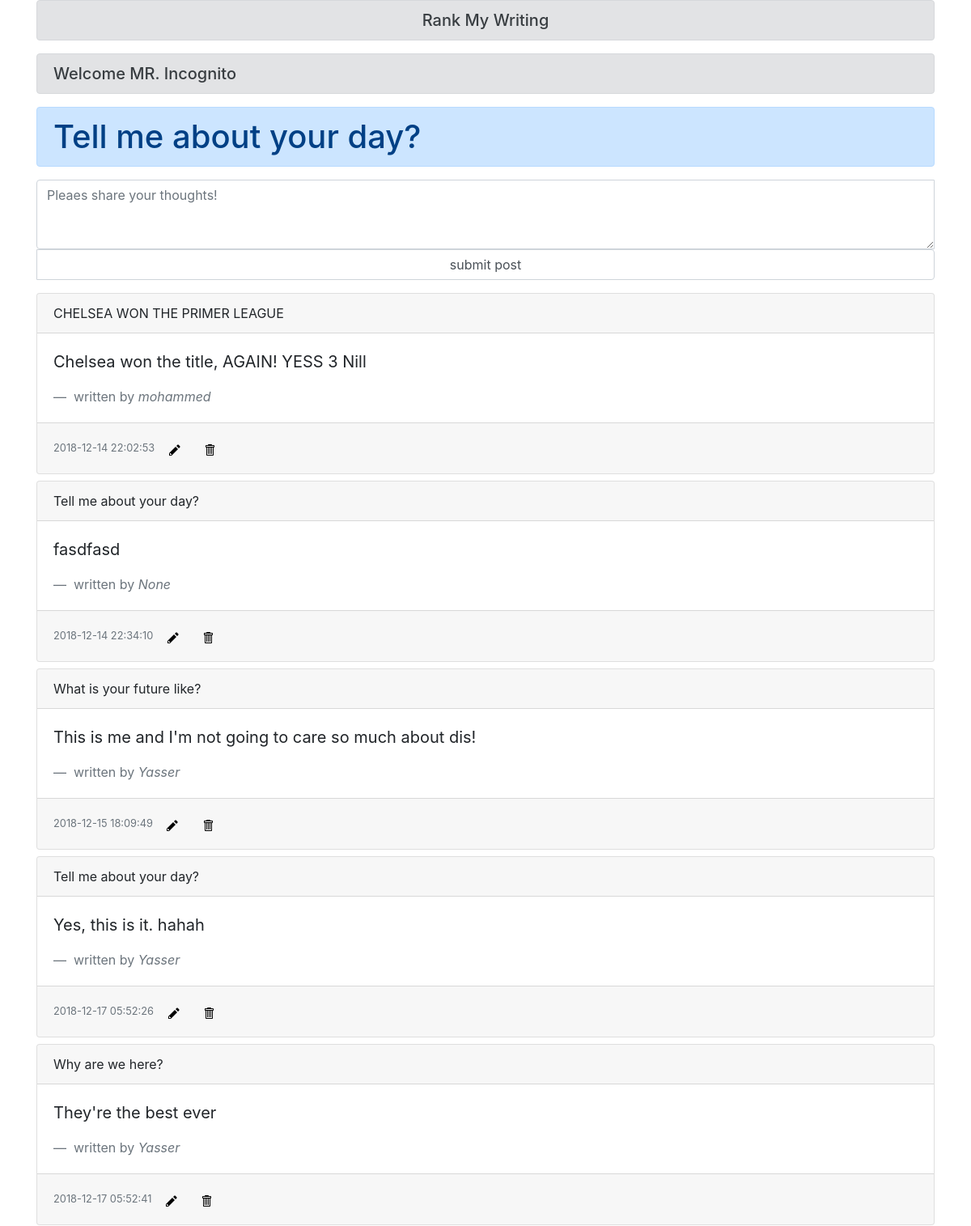
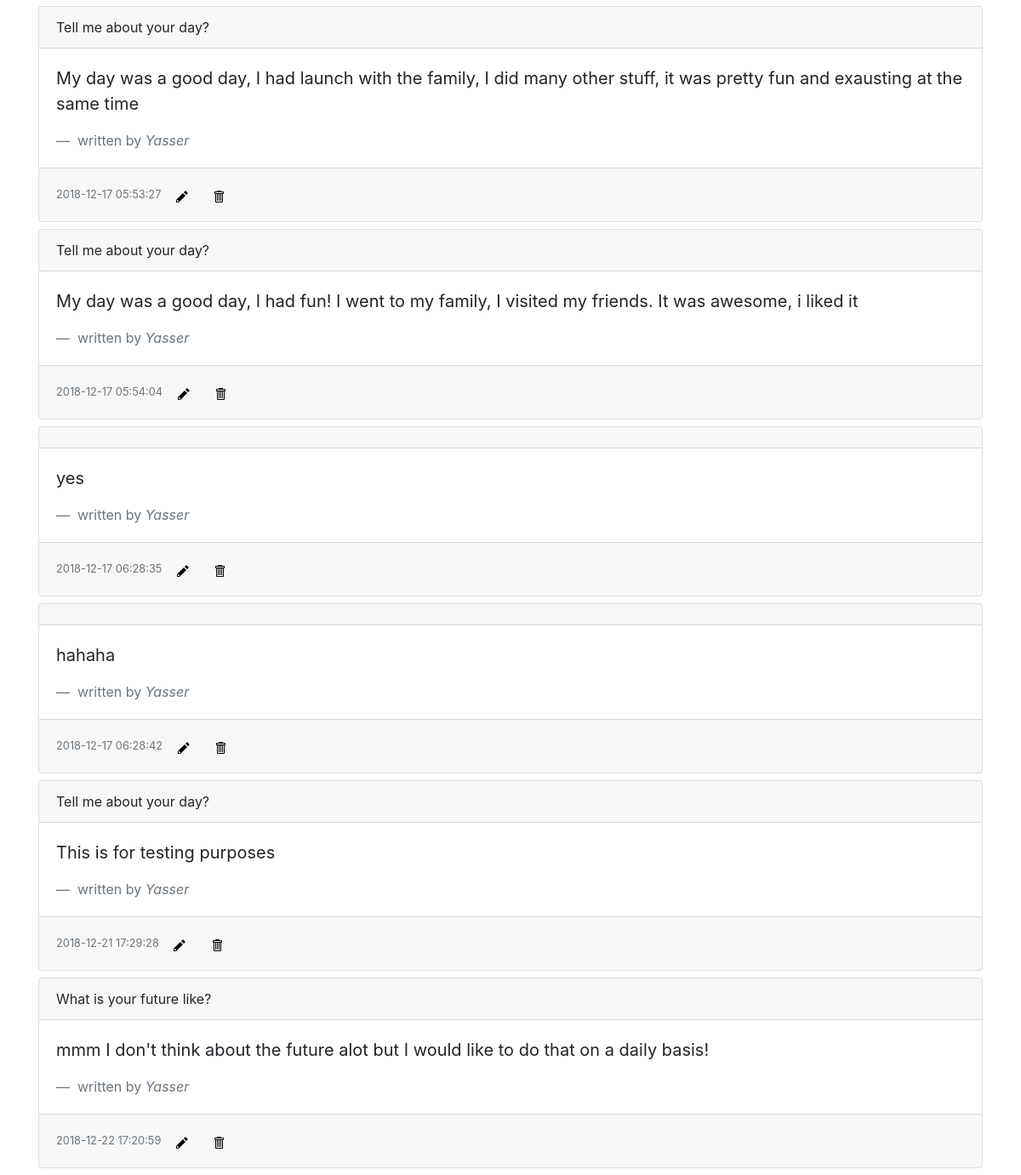
Screenshot of /blogs with the database file from the repository (2 pictures, top to bottom).
### database_setup.py (models this page shows, shortened)
class Post(Base):
    __tablename__ = 'post'
    id = Column(Integer, primary_key=True)
    uid = Column(Integer, ForeignKey('user.id'))
    title = Column(String(250), nullable=False)
    content = Column(String(5000), nullable=False)
    type = Column(String(30))
    status = Column(String(30))
    time_created = Column(DateTime(timezone=True), server_default=func.now())
    time_updated = Column(DateTime(timezone=True), onupdate=func.now())
    user = relationship(User)

### application.py (the view)
@app.route('/')
@app.route('/blogs')
def main():
    log('200')
    posts = None
    try:
        posts = session.execute(
            'select post.title,post.time_created,post.content, post.id, user.name from post inner join user on post.uid=user.id left join post_likes on post_likes.pid = post.id').fetchall()
    except Exception:
        pass
    username = 'Incognito'
    if 'username' in login_session:
        username = login_session['username']
        email = login_session['email']
    return render_template('index.html', posts=posts, username=username, question_of_the_day=choice(QUESTION_OF_THE_DAY))

### application.py (called while the page is built)
def log(response):
    ip = request.remote_addr
    url = request.url
    response = response
    new_log = Log(ip=ip, url=url, response=response)
    session.add(new_log)
    try:
        session.commit()
    except:
        session.rollback()
        raise

### templates/index.html (shortened to what this page needs)
<!DOCTYPE html>
<html>
  <head>
<link rel="stylesheet" href="https://stackpath.bootstrapcdn.com/bootstrap/4.1.3/css/bootstrap.min.css">
  </head>
  <body>
  <div class="container">
      <h5 class="alert alert-secondary text-center">Rank My Writing </h5>
      <h5 class="alert alert-secondary"> Welcome MR. {{username}} </h5>
      <h1 class="alert alert-primary"> {{question_of_the_day}} </h3>
      <form method="post" action="/blog/new" class="input-group mb-3">
      <textarea name='content' rows=3 style="width:100%" class="form-control" placeholder="Pleaes share your thoughts!"></textarea>
      <button type="submit" class="form-control"> submit post </button>
      </form>
  {% for post in posts %}
      <div class="card my-2">
  <div class="card-header">
  {{post.title}}
  </div>
  <div class="card-body" onclick="location.href='/{{post.id}}'; ;" style="cursor: pointer;">
    <blockquote class="blockquote mb-0">
      <p>{{post.content}}</p>
      <footer class="blockquote-footer"> written by <cite title="Source Title">{{post.name}}</cite></footer>
    </blockquote>
  </div>
  <div class="card-footer">
      <small class="text-muted">{{post.time_created}}</small>
  <button class="btn btn-link"><a href="{{url_for('edit_blog', post_id = post.id)}}"><img src={{ url_for('static',filename='pencil.svg') }} alt="icon name"></a></button>
  <button class="btn btn-link"> <a href="{{url_for('delete_blog', post_id = post.id)}}"><img src={{ url_for('static',filename='trashcan.svg') }} alt="icon name">
</a> </button>
    </div>
</div>
{% endfor %}
</div>
  </body>
</html>

### rows the page displays
Post: title "CHELSEA WON THE PRIMER LEAGUE", content "Chelsea won the title, AGAIN! YESS 3 Nill", name "mohammed", time_created "2018-12-14 22:02:53"
Post: title "Tell me about your day?", content "fasdfasd", name "None", time_created "2018-12-14 22:34:10"
Post: title "What is your future like?", content "This is me and I'm not going to care so much about dis!", name "Yasser", time_created "2018-12-15 18:09:49"
Post: title "Tell me about your day?", content "Yes, this is it. hahah", name "Yasser", time_created "2018-12-17 05:52:26"
Post: title "Why are we here?", content "They're the best ever", name "Yasser", time_created "2018-12-17 05:52:41"
Post: title "Tell me about your day?", content "My day was a good day, I had launch with the family, I did many other stuff, it was pretty fun and exausting at the same time", name "Yasser", time_created "2018-12-17 05:53:27"
Post: title "Tell me about your day?", content "My day was a good day, I had fun! I went to my family, I visited my friends. It was awesome, i liked it", name "Yasser", time_created "2018-12-17 05:54:04"
Post: content "yes", name "Yasser", time_created "2018-12-17 06:28:35"
Post: content "hahaha", name "Yasser", time_created "2018-12-17 06:28:42"
Post: title "Tell me about your day?", content "This is for testing purposes", name "Yasser", time_created "2018-12-21 17:29:28"
Post: title "What is your future like?", content "mmm I don't think about the future alot but I would like to do that on a daily basis!", name "Yasser", time_created "2018-12-22 17:20:59"

### other values shown
{{ username }} "Incognito"
{{ question_of_the_day }} "Tell me about your day?"
